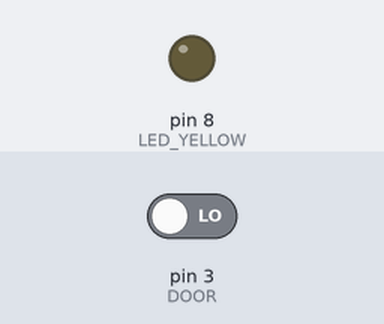
The sketch below on a simulated Arduino Uno, built with avr-gcc and run on an emulated ATmega328P. On the bench: output pins drawn as LEDs (lit = HIGH). The inputs (shaded band) are chosen by the test bench; at power-on: pin 3 (DOOR) LOW.

Above: at 4.8 s.
4.9 s: pin 3 (DOOR) driven HIGH
At 6.7 s:
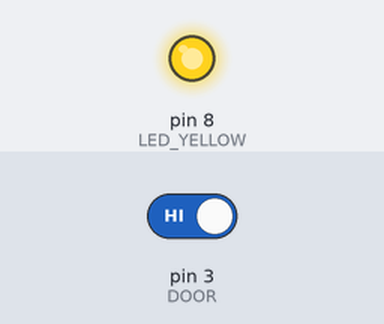
7.6 s: pin 3 (DOOR) driven LOW
At 10.7 s:
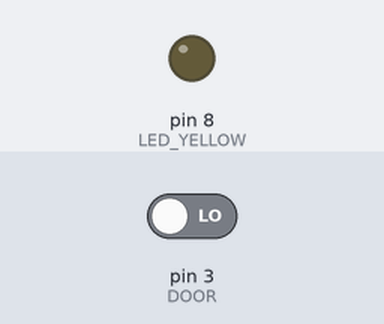
Timing chart, 0 to 12.2 s (numbered marks = the images above; inputs shaded):
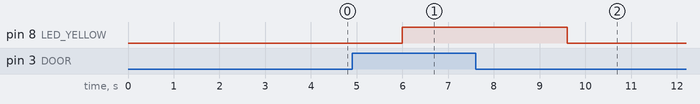

The sketch:

Task2_DoorLightOffWithDelay.ino
```cpp
/*
 HERIOT-WATT UNIVERSITY
 School of Engineering and Physical Sciences
 Mechanical Engineering Laboratory
 Arduino Experiments

 Car Lights
 Controlling one LED with a Push button along with a delay.
 */
// Define Constants:
#define LED_YELLOW 8     // Define the LED pin as pin 8
#define DOOR 3           // Define the door sensor pin as pin 3

void setup() {
  // Initialization:
  pinMode(LED_YELLOW, OUTPUT); // Configure LED_YELLOW pin as an output
  pinMode(DOOR, INPUT);        // Configure DOOR pin as an input for the door sensor
}

void loop() {
  // Main Loop:

  // Check the status of the door sensor (HIGH means door open or button pressed):
  if (digitalRead(DOOR) == HIGH) {
    // If the door is open (or button pressed), do the following:

    digitalWrite(LED_YELLOW, HIGH); // Turn on the yellow LED (LED_YELLOW pin)
  }
  else {
    // If the door is closed (or button released), do the following:

    delay(2000);                   // Wait for 2 seconds (keeping the LED on briefly)
    digitalWrite(LED_YELLOW, LOW); // Turn off the yellow LED (LED_YELLOW pin)
  }
}
```

Measured:
- after the input at 4.9 s, pin 8 (LED_YELLOW): LOW → HIGH after 1.1 s
- after the input at 7.6 s, pin 8 (LED_YELLOW): HIGH → LOW after 2.0 s
